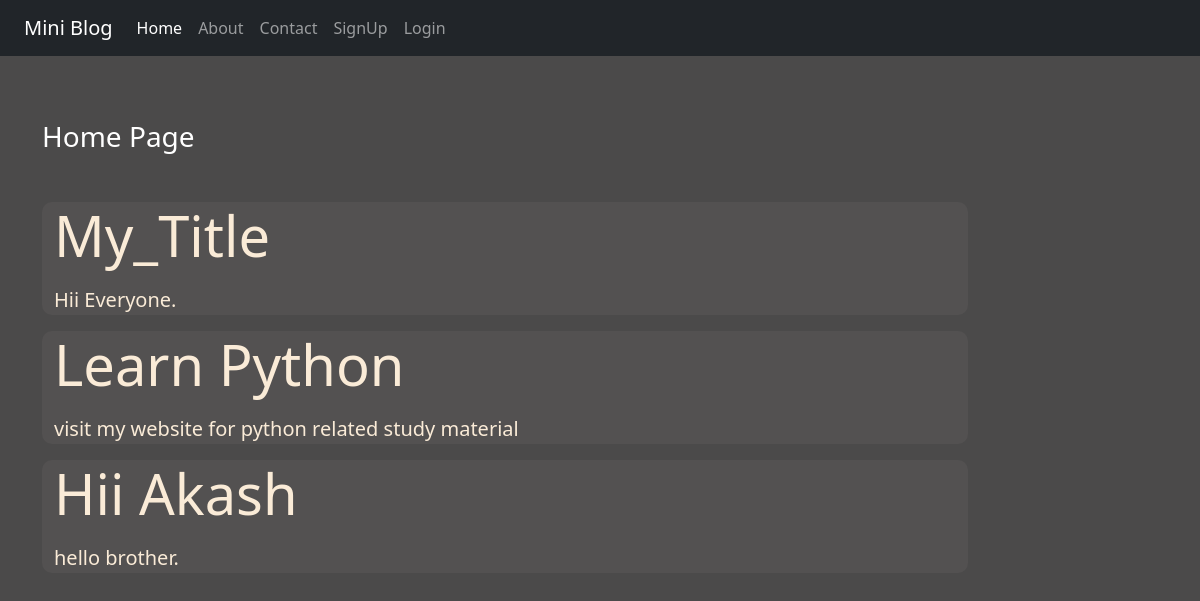
The page / on the database its author committed.
### blog/models.py (models this page shows)
class Post(models.Model):
    title = models.CharField(max_length=70)
    description = models.TextField()

### blog/views.py (the view)
# urls.py: path('', views.home, name='home'),
def home(request):
    data = Post.objects.all()
    return render(request, 'blog/home.html', {'data':data})

### templates/blog/home.html (shortened to what this page needs)
{% extends "blog/base.html" %}
{% block content %}
<div class="col-sm-10">
    <h3 class='text-white my-5'>Home Page</h3>
    {% if data %}
        {% for dt in data %}
            <div class="jumbotron jumbotron-fluid">
                <div class="container">
                    <h3 class="display-4 fw-medium ">{{dt.title}}</h3>
                    <p class="lead mt-3">{{dt.description}}</p>
                </div>
            </div>
        {% endfor %}
    {% endif %}
</div>
{% endblock content %}

### static/blog/css/style.css (style rules this page uses)
body { background-color: rgb(75, 74, 74); color: antiquewhite; }
.jumbotron { background-color: rgb(83, 81, 81); border-radius: 10px; }

### rows shown on the page
Post: title "My_Title", description "Hii Everyone."
Post: title "Learn Python", description "visit my website for python related study material"
Post: title "Hii Akash", description "hello brother."
